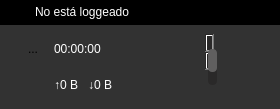
<?xml version="1.0" encoding="UTF-8"?>
<ui version="4.0">
 <class>Dialog</class>
 <widget class="QDialog" name="Dialog">
  <property name="geometry">
   <rect>
    <x>0</x>
    <y>0</y>
    <width>280</width>
    <height>109</height>
   </rect>
  </property>
  <property name="windowTitle">
   <string>XGAMES [Ventana flotante]</string>
  </property>
  <property name="windowIcon">
   <iconset resource="file_rc.qrc">
    <normaloff>:/Graphics/graphics/skypewifi.png</normaloff>:/Graphics/graphics/skypewifi.png</iconset>
  </property>
  <property name="windowOpacity">
   <double>0.900000000000000</double>
  </property>
  <property name="styleSheet">
   <string notr="true">QDialog{
	background-color:rgb(50, 50, 50);
}
QLabel{
	font: 12pt &quot;Segoe UI&quot;;
	color: rgb(255, 255, 255);
}</string>
  </property>
  <layout class="QGridLayout" name="gridLayout_5">
   <property name="leftMargin">
    <number>0</number>
   </property>
   <property name="topMargin">
    <number>0</number>
   </property>
   <property name="rightMargin">
    <number>0</number>
   </property>
   <property name="bottomMargin">
    <number>0</number>
   </property>
   <property name="spacing">
    <number>0</number>
   </property>
   <item row="0" column="0" colspan="4">
    <widget class="QWidget" name="name_widget" native="true">
     <property name="styleSheet">
      <string notr="true">background-color: rgb(0, 0, 0);</string>
     </property>
     <layout class="QGridLayout" name="gridLayout_4">
      <property name="leftMargin">
       <number>9</number>
      </property>
      <property name="topMargin">
       <number>0</number>
      </property>
      <property name="rightMargin">
       <number>9</number>
      </property>
      <property name="bottomMargin">
       <number>0</number>
      </property>
      <item row="0" column="4">
       <widget class="QToolButton" name="close_btn">
        <property name="minimumSize">
         <size>
          <width>20</width>
          <height>20</height>
         </size>
        </property>
        <property name="maximumSize">
         <size>
          <width>20</width>
          <height>20</height>
         </size>
        </property>
        <property name="toolTip">
         <string>Cerrar ventana</string>
        </property>
        <property name="styleSheet">
         <string notr="true">QToolButton{
background-color: transparent;
border-radius:5px;
padding:2px;
}
QToolButton:hover{
	
	background-color: red;
}</string>
        </property>
        <property name="text">
         <string>...</string>
        </property>
        <property name="icon">
         <iconset resource="file_rc.qrc">
          <normaloff>:/Graphics/graphics/pss_close_nor.png</normaloff>:/Graphics/graphics/pss_close_nor.png</iconset>
        </property>
        <property name="iconSize">
         <size>
          <width>30</width>
          <height>30</height>
         </size>
        </property>
       </widget>
      </item>
      <item row="0" column="3">
       <widget class="QToolButton" name="max_btn">
        <property name="minimumSize">
         <size>
          <width>20</width>
          <height>20</height>
         </size>
        </property>
        <property name="maximumSize">
         <size>
          <width>20</width>
          <height>20</height>
         </size>
        </property>
        <property name="toolTip">
         <string>Cambiar a la ventana principal</string>
        </property>
        <property name="styleSheet">
         <string notr="true">QToolButton{
background-color: transparent;
border-radius:5px;
padding:2px;
}
QToolButton:hover{
	
	background-color: rgb(0, 200, 255);
}</string>
        </property>
        <property name="text">
         <string>...</string>
        </property>
        <property name="icon">
         <iconset resource="file_rc.qrc">
          <normaloff>:/Graphics/graphics/topbar_floating_button_maximize.png</normaloff>:/Graphics/graphics/topbar_floating_button_maximize.png</iconset>
        </property>
        <property name="iconSize">
         <size>
          <width>40</width>
          <height>40</height>
         </size>
        </property>
       </widget>
      </item>
      <item row="0" column="1">
       <widget class="QLabel" name="user_welcome">
        <property name="styleSheet">
         <string notr="true">font: bold 10pt &quot;Segoe UI&quot;;</string>
        </property>
        <property name="text">
         <string>No está loggeado</string>
        </property>
        <property name="textFormat">
         <enum>Qt::PlainText</enum>
        </property>
        <property name="scaledContents">
         <bool>true</bool>
        </property>
        <property name="alignment">
         <set>Qt::AlignLeading|Qt::AlignLeft|Qt::AlignVCenter</set>
        </property>
        <property name="wordWrap">
         <bool>false</bool>
        </property>
        <property name="textInteractionFlags">
         <set>Qt::LinksAccessibleByMouse|Qt::TextSelectableByMouse</set>
        </property>
       </widget>
      </item>
      <item row="0" column="2">
       <spacer name="horizontalSpacer_3">
        <property name="orientation">
         <enum>Qt::Horizontal</enum>
        </property>
        <property name="sizeHint" stdset="0">
         <size>
          <width>40</width>
          <height>20</height>
         </size>
        </property>
       </spacer>
      </item>
      <item row="0" column="0">
       <widget class="QLabel" name="label">
        <property name="minimumSize">
         <size>
          <width>20</width>
          <height>20</height>
         </size>
        </property>
        <property name="maximumSize">
         <size>
          <width>20</width>
          <height>20</height>
         </size>
        </property>
        <property name="text">
         <string/>
        </property>
        <property name="pixmap">
         <pixmap resource="file_rc.qrc">:/Graphics/graphics/passw.png</pixmap>
        </property>
        <property name="scaledContents">
         <bool>true</bool>
        </property>
        <property name="alignment">
         <set>Qt::AlignCenter</set>
        </property>
       </widget>
      </item>
     </layout>
    </widget>
   </item>
   <item row="1" column="0" colspan="4">
    <widget class="QWidget" name="widget" native="true">
     <layout class="QGridLayout" name="gridLayout_6">
      <property name="topMargin">
       <number>0</number>
      </property>
      <property name="bottomMargin">
       <number>0</number>
      </property>
      <item row="0" column="0">
       <widget class="QWidget" name="items_widget" native="true">
        <property name="styleSheet">
         <string notr="true">QScrollBar:horizontal
{
    height: 15px;
    margin: 3px 15px 3px 15px;
    border: 1px transparent #2A2929;
    border-radius: 4px;
    background-color: #2A2929;
}

QScrollBar::handle:horizontal
{
    background-color: #605F5F;
    min-width: 5px;
    border-radius: 4px;
}

QScrollBar::add-line:horizontal
{
    margin: 0px 3px 0px 3px;
    border-image: url(:/qss_icons/rc/right_arrow_disabled.png);
    width: 10px;
    height: 10px;
    subcontrol-position: right;
    subcontrol-origin: margin;
}

QScrollBar::sub-line:horizontal
{
    margin: 0px 3px 0px 3px;
    border-image: url(:/qss_icons/rc/left_arrow_disabled.png);
    height: 10px;
    width: 10px;
    subcontrol-position: left;
    subcontrol-origin: margin;
}

QScrollBar::add-line:horizontal:hover,QScrollBar::add-line:horizontal:on
{
    border-image: url(:/qss_icons/rc/right_arrow.png);
    height: 10px;
    width: 10px;
    subcontrol-position: right;
    subcontrol-origin: margin;
}


QScrollBar::sub-line:horizontal:hover, QScrollBar::sub-line:horizontal:on
{
    border-image: url(:/qss_icons/rc/left_arrow.png);
    height: 10px;
    width: 10px;
    subcontrol-position: left;
    subcontrol-origin: margin;
}

QScrollBar::up-arrow:horizontal, QScrollBar::down-arrow:horizontal
{
    background: none;
}


QScrollBar::add-page:horizontal, QScrollBar::sub-page:horizontal
{
    background: none;
}

QScrollBar:vertical
{
	position:left;
    background-color: #2A2929;
    width: 15px;
    margin: 15px 3px 15px 3px;
    border: 1px transparent #2A2929;
    border-radius: 4px;
}

QScrollBar::handle:vertical
{
    background-color: #605F5F;
    min-height: 5px;
    border-radius: 4px;
}

QScrollBar::sub-line:vertical
{
    margin: 3px 0px 3px 0px;
    border-image: url(:/qss_icons/rc/up_arrow_disabled.png);
    height: 10px;
    width: 10px;
    subcontrol-position: top;
    subcontrol-origin: margin;
}

QScrollBar::add-line:vertical
{
    margin: 3px 0px 3px 0px;
    border-image: url(:/qss_icons/rc/down_arrow_disabled.png);
    height: 10px;
    width: 10px;
    subcontrol-position: bottom;
    subcontrol-origin: margin;
}

QScrollBar::sub-line:vertical:hover,QScrollBar::sub-line:vertical:on
{

    border-image: url(:/qss_icons/rc/up_arrow.png);
    height: 10px;
    width: 10px;
    subcontrol-position: top;
    subcontrol-origin: margin;
}


QScrollBar::add-line:vertical:hover, QScrollBar::add-line:vertical:on
{
    border-image: url(:/qss_icons/rc/down_arrow.png);
    height: 10px;
    width: 10px;
    subcontrol-position: bottom;
    subcontrol-origin: margin;
}

QScrollBar::up-arrow:vertical, QScrollBar::down-arrow:vertical
{
    background: none;
}


QScrollBar::add-page:vertical, QScrollBar::sub-page:vertical
{
    background: none;
}</string>
        </property>
        <layout class="QGridLayout" name="gridLayout_10">
         <item row="0" column="1">
          <widget class="QLabel" name="ntw_status">
           <property name="minimumSize">
            <size>
             <width>30</width>
             <height>30</height>
            </size>
           </property>
           <property name="maximumSize">
            <size>
             <width>30</width>
             <height>30</height>
            </size>
           </property>
           <property name="toolTip">
            <string>No se ha detectado red disponible</string>
           </property>
           <property name="text">
            <string/>
           </property>
           <property name="pixmap">
            <pixmap resource="file_rc.qrc">:/Graphics/graphics/not_connected.png</pixmap>
           </property>
           <property name="scaledContents">
            <bool>true</bool>
           </property>
          </widget>
         </item>
         <item row="0" column="0" rowspan="2">
          <widget class="QScrollArea" name="scrollArea">
           <property name="minimumSize">
            <size>
             <width>150</width>
             <height>0</height>
            </size>
           </property>
           <property name="styleSheet">
            <string notr="true">background:transparent;
border:none;</string>
           </property>
           <property name="frameShape">
            <enum>QFrame::NoFrame</enum>
           </property>
           <property name="verticalScrollBarPolicy">
            <enum>Qt::ScrollBarAsNeeded</enum>
           </property>
           <property name="horizontalScrollBarPolicy">
            <enum>Qt::ScrollBarAlwaysOff</enum>
           </property>
           <property name="sizeAdjustPolicy">
            <enum>QAbstractScrollArea::AdjustIgnored</enum>
           </property>
           <property name="widgetResizable">
            <bool>true</bool>
           </property>
           <widget class="QWidget" name="scrollAreaWidgetContents">
            <property name="geometry">
             <rect>
              <x>0</x>
              <y>0</y>
              <width>187</width>
              <height>108</height>
             </rect>
            </property>
            <layout class="QGridLayout" name="gridLayout_11">
             <property name="leftMargin">
              <number>0</number>
             </property>
             <property name="topMargin">
              <number>0</number>
             </property>
             <property name="rightMargin">
              <number>0</number>
             </property>
             <property name="bottomMargin">
              <number>0</number>
             </property>
             <item row="0" column="0">
              <layout class="QGridLayout" name="gridLayout_2">
               <item row="0" column="0">
                <widget class="QToolButton" name="img_time">
                 <property name="minimumSize">
                  <size>
                   <width>30</width>
                   <height>30</height>
                  </size>
                 </property>
                 <property name="maximumSize">
                  <size>
                   <width>30</width>
                   <height>30</height>
                  </size>
                 </property>
                 <property name="acceptDrops">
                  <bool>false</bool>
                 </property>
                 <property name="toolTip">
                  <string>Presione para mostrar el tiempo restante/transcurrido</string>
                 </property>
                 <property name="styleSheet">
                  <string notr="true">QToolButton{
border:none;
border-radius: 8px;
background-color:transparent;
}

QToolButton::hover{
	background-color: rgb(20, 20, 20);
}</string>
                 </property>
                 <property name="text">
                  <string>...</string>
                 </property>
                 <property name="icon">
                  <iconset resource="file_rc.qrc">
                   <normaloff>:/Graphics/graphics/connected_time.png</normaloff>:/Graphics/graphics/connected_time.png</iconset>
                 </property>
                 <property name="iconSize">
                  <size>
                   <width>40</width>
                   <height>40</height>
                  </size>
                 </property>
                 <property name="autoRaise">
                  <bool>false</bool>
                 </property>
                </widget>
               </item>
               <item row="0" column="1">
                <widget class="QLabel" name="connected_time">
                 <property name="toolTip">
                  <string>Tiempo de conexión</string>
                 </property>
                 <property name="text">
                  <string>00:00:00</string>
                 </property>
                </widget>
               </item>
              </layout>
             </item>
             <item row="1" column="0">
              <layout class="QGridLayout" name="gridLayout_7">
               <item row="0" column="0">
                <widget class="QLabel" name="img_speed">
                 <property name="minimumSize">
                  <size>
                   <width>30</width>
                   <height>30</height>
                  </size>
                 </property>
                 <property name="maximumSize">
                  <size>
                   <width>30</width>
                   <height>30</height>
                  </size>
                 </property>
                 <property name="text">
                  <string/>
                 </property>
                 <property name="pixmap">
                  <pixmap resource="file_rc.qrc">:/Graphics/graphics/speed_flat.png</pixmap>
                 </property>
                 <property name="scaledContents">
                  <bool>true</bool>
                 </property>
                </widget>
               </item>
               <item row="0" column="1">
                <widget class="QWidget" name="speed_widget" native="true">
                 <layout class="QGridLayout" name="gridLayout">
                  <property name="leftMargin">
                   <number>0</number>
                  </property>
                  <property name="topMargin">
                   <number>0</number>
                  </property>
                  <property name="rightMargin">
                   <number>0</number>
                  </property>
                  <property name="bottomMargin">
                   <number>0</number>
                  </property>
                  <property name="horizontalSpacing">
                   <number>10</number>
                  </property>
                  <item row="0" column="1">
                   <widget class="QLabel" name="download">
                    <property name="toolTip">
                     <string>Velocidad de descarga</string>
                    </property>
                    <property name="text">
                     <string>↓0 B</string>
                    </property>
                   </widget>
                  </item>
                  <item row="0" column="0">
                   <widget class="QLabel" name="upload">
                    <property name="toolTip">
                     <string>Velocidad de subida</string>
                    </property>
                    <property name="text">
                     <string>↑0 B</string>
                    </property>
                   </widget>
                  </item>
                  <item row="0" column="2">
                   <spacer name="horizontalSpacer_2">
                    <property name="orientation">
                     <enum>Qt::Horizontal</enum>
                    </property>
                    <property name="sizeHint" stdset="0">
                     <size>
                      <width>40</width>
                      <height>20</height>
                     </size>
                    </property>
                   </spacer>
                  </item>
                 </layout>
                </widget>
               </item>
              </layout>
             </item>
             <item row="2" column="0">
              <layout class="QGridLayout" name="gridLayout_9">
               <item row="0" column="0">
                <widget class="QLabel" name="label_2">
                 <property name="minimumSize">
                  <size>
                   <width>30</width>
                   <height>30</height>
                  </size>
                 </property>
                 <property name="maximumSize">
                  <size>
                   <width>30</width>
                   <height>30</height>
                  </size>
                 </property>
                 <property name="text">
                  <string/>
                 </property>
                 <property name="pixmap">
                  <pixmap resource="file_rc.qrc">:/Graphics/graphics/up_down.png</pixmap>
                 </property>
                 <property name="scaledContents">
                  <bool>true</bool>
                 </property>
                </widget>
               </item>
               <item row="0" column="1">
                <widget class="QWidget" name="up_down_widget" native="true">
                 <layout class="QGridLayout" name="gridLayout_8">
                  <property name="leftMargin">
                   <number>0</number>
                  </property>
                  <property name="topMargin">
                   <number>0</number>
                  </property>
                  <property name="rightMargin">
                   <number>0</number>
                  </property>
                  <property name="bottomMargin">
                   <number>0</number>
                  </property>
                  <property name="horizontalSpacing">
                   <number>10</number>
                  </property>
                  <item row="0" column="3">
                   <widget class="QLabel" name="downloaded">
                    <property name="toolTip">
                     <string>Datos descargados</string>
                    </property>
                    <property name="text">
                     <string>↓0 B</string>
                    </property>
                   </widget>
                  </item>
                  <item row="0" column="2">
                   <widget class="QLabel" name="uploaded">
                    <property name="toolTip">
                     <string>Datos subidos</string>
                    </property>
                    <property name="text">
                     <string>↑0 B</string>
                    </property>
                   </widget>
                  </item>
                  <item row="0" column="4">
                   <spacer name="horizontalSpacer_4">
                    <property name="orientation">
                     <enum>Qt::Horizontal</enum>
                    </property>
                    <property name="sizeHint" stdset="0">
                     <size>
                      <width>40</width>
                      <height>20</height>
                     </size>
                    </property>
                   </spacer>
                  </item>
                 </layout>
                </widget>
               </item>
              </layout>
             </item>
            </layout>
           </widget>
          </widget>
         </item>
         <item row="1" column="1">
          <widget class="QLabel" name="internet_status">
           <property name="minimumSize">
            <size>
             <width>30</width>
             <height>30</height>
            </size>
           </property>
           <property name="maximumSize">
            <size>
             <width>30</width>
             <height>30</height>
            </size>
           </property>
           <property name="toolTip">
            <string>Aún no se ha loggeado</string>
           </property>
           <property name="text">
            <string/>
           </property>
           <property name="pixmap">
            <pixmap resource="file_rc.qrc">:/Graphics/graphics/critical.png</pixmap>
           </property>
           <property name="scaledContents">
            <bool>true</bool>
           </property>
           <property name="alignment">
            <set>Qt::AlignCenter</set>
           </property>
          </widget>
         </item>
        </layout>
       </widget>
      </item>
      <item row="0" column="1">
       <widget class="QWidget" name="control_widget" native="true">
        <layout class="QGridLayout" name="gridLayout_3">
         <property name="leftMargin">
          <number>0</number>
         </property>
         <property name="topMargin">
          <number>0</number>
         </property>
         <property name="rightMargin">
          <number>0</number>
         </property>
         <property name="bottomMargin">
          <number>0</number>
         </property>
         <property name="spacing">
          <number>0</number>
         </property>
        </layout>
       </widget>
      </item>
     </layout>
    </widget>
   </item>
  </layout>
 </widget>
 <resources>
  <include location="file_rc.qrc"/>
 </resources>
 <connections>
  <connection>
   <sender>max_btn</sender>
   <signal>clicked()</signal>
   <receiver>Dialog</receiver>
   <slot>hide()</slot>
   <hints>
    <hint type="sourcelabel">
     <x>268</x>
     <y>9</y>
    </hint>
    <hint type="destinationlabel">
     <x>321</x>
     <y>38</y>
    </hint>
   </hints>
  </connection>
 </connections>
</ui>
